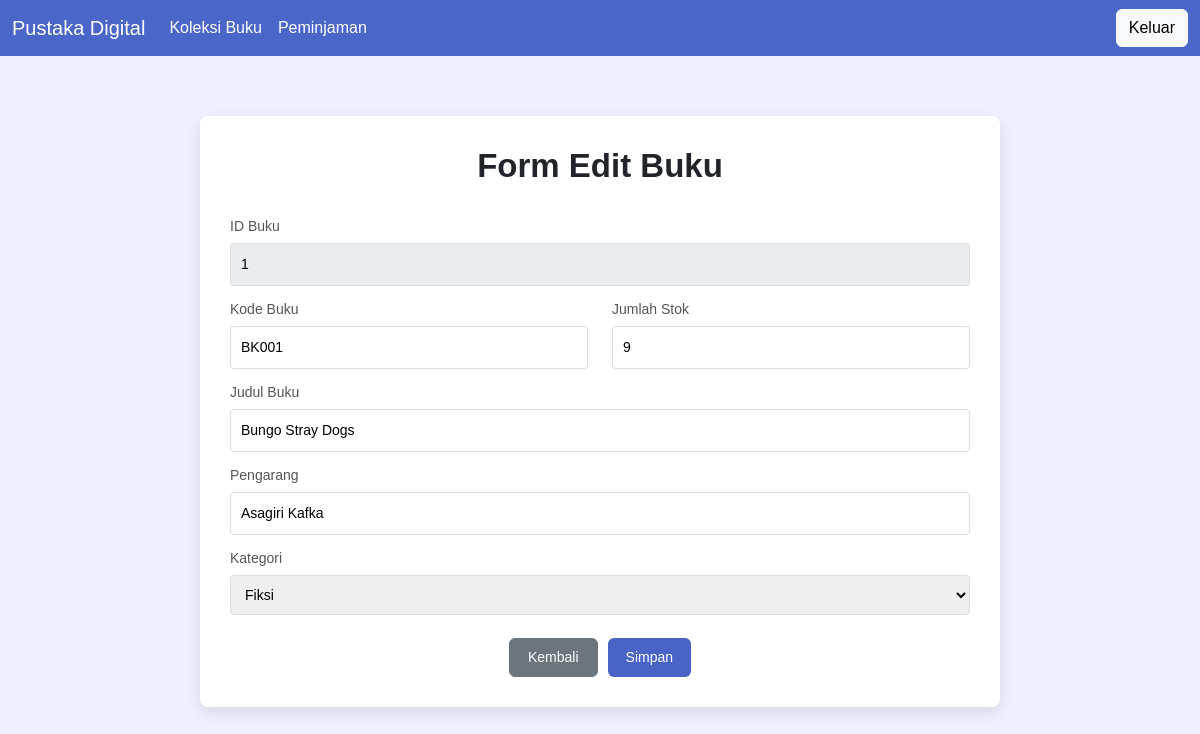
The page /edit.php?id=1 on the database its author committed.
### tables this page shows
CREATE TABLE `buku` (
  `id` int(11) NOT NULL,
  `kode_buku` varchar(20) DEFAULT NULL,
  `judul` varchar(255) DEFAULT NULL,
  `pengarang` varchar(255) DEFAULT NULL,
  `kategori` varchar(100) DEFAULT NULL,
  `stok` int(11) DEFAULT NULL
);

### edit.php (the view, shortened to what this page needs)
<?php
    include 'koneksi.php';
    $id = $_GET['id'];
    $query = mysqli_query($koneksi,"SELECT * FROM buku WHERE id='$id'");
    $data = mysqli_fetch_assoc($query);
?>
<!DOCTYPE html>
<html lang="en">
<head>
    <link href="https://cdn.jsdelivr.net/npm/bootstrap@5.3.8/dist/css/bootstrap.min.css" rel="stylesheet">    <link rel="stylesheet" href="https://cdn.jsdelivr.net/npm/bootstrap-icons@1.13.1/font/bootstrap-icons.min.css">
    <link rel="stylesheet" href="style.css">
</head>
<body>
    <nav class="navbar navbar-expand-lg" data-bs-theme="dark">
        <div class="container-fluid">
            <a class="navbar-brand" href="#">Pustaka Digital</a>
            <div class="collapse navbar-collapse" id="navbarSupportedContent">
                <ul class="navbar-nav me-auto mb-2 mb-lg-0">
                <li class="nav-item">
                    <a class="nav-link active" aria-current="page" href="koleksi.php">Koleksi Buku</a>
                </li>
                <li class="nav-item">
                    <a class="nav-link active" aria-current="page" href="peminjaman.php">Peminjaman</a>
                </li>
                </ul>
                <a href="index.php" class="btn btn-light">Keluar</a>
            </div>
        </div>
    </nav>
    <div class="edit-container">
        <div class="edit-card">
            <h1>Form Edit Buku</h1>
            <form action="proses_edit.php" method="POST">
                <label>ID Buku</label>
                <input type="text" value="<?php echo $data['id']; ?>" class="form-input gray-input" readonly>
                <div class="row">
                    <div class="col-md-6">
                        <label>Kode Buku</label>
                        <input type="text" name="kode_buku" value="<?php echo $data['kode_buku']; ?>" class="form-input">
                    </div>
                    <div class="col-md-6">
                        <label>Jumlah Stok</label>
                        <input type="number" name="stok" value="<?php echo $data['stok']; ?>" class="form-input">
                    </div>
                </div>
                <label>Judul Buku</label>
                <input type="text" name="judul" value="<?php echo $data['judul']; ?>" class="form-input">
                <label>Pengarang</label>
                <input type="text" name="pengarang" value="<?php echo $data['pengarang']; ?>" class="form-input">
                <label>Kategori</label>
                <select name="kategori" class="form-input">
                    <option value="Fiksi"
                    <?php
                    if($data['kategori'] == 'Fiksi'){
                        echo "selected";
                    }
                    ?>
                    >Fiksi</option>
                </select>
                <div class="button-box">
                    <a href="koleksi.php" class="btn btn-secondary">Kembali</a>
                    <button type="submit" class="btn btn-primary">Simpan</button>
                </div>
            </form>
        </div>
    </div>
</body>
</html>

### style.css (style rules this page uses)
* { margin: 0; padding: 0; box-sizing: border-box; font-family: Arial, Helvetica, sans-serif; }
body { background: #eef0ff; }
label { display: block; font-size: 15px; color: #555; margin-bottom: 5px; }
.navbar { width: 100%; background: #4b66c9; display: flex; justify-content: space-between; align-items: center; }
.form-input { width: 100%; padding: 10px; margin-bottom: 18px; border: 1px solid #ddd; border-radius: 4px; outline: none; font-size: 14px; }
.btn-primary { background: #4963c7; border: none; padding: 8px 18px; font-size: 14px; }
.btn-secondary { padding: 8px 18px; font-size: 14px; }
.edit-container { display: flex; justify-content: center; padding: 60px 30px; }
.edit-card { width: 100%; max-width: 800px; background: white; padding: 30px; border-radius: 8px; box-shadow: 0 5px 15px rgba(0, 0, 0, 0.1); }
.edit-card h1 { text-align: center; font-size: 33px; font-weight: bold; margin-bottom: 30px; }
.edit-card label { margin-bottom: 6px; font-size: 14px; color: #555; }
.form-input { width: 100%; padding: 10px; border: 1px solid #ddd; border-radius: 4px; margin-bottom: 13px; outline: none; }
.gray-input { background: #e9ecef; }
.button-box { display: flex; justify-content: center; gap: 10px; margin-top: 10px; }

### rows shown on the page
buku: id "1", kode_buku "BK001", stok "9", judul "Bungo Stray Dogs", pengarang "Asagiri Kafka", kategori "Fiksi"
